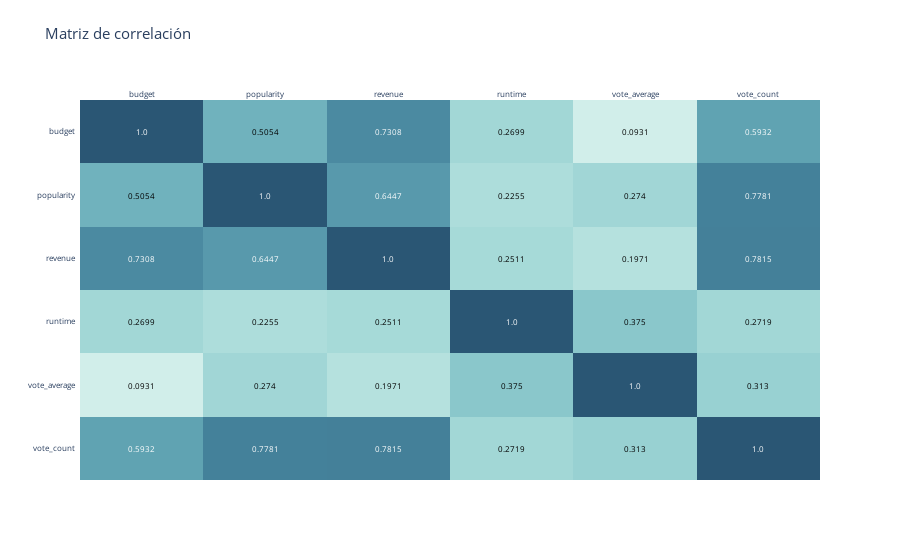

Write notebook code for a chart like this one.
### Markdown cell above
#### Matriz de correlación

https://plotly.com/python/builtin-colorscales/

### Code cell
df_num = df.select_dtypes(include='number')
corr = df_num.corr()
z = round(corr,4).values
z = np.flip(z,axis=0)

x = [x for x in df_num.columns]
y = [x for x in df_num.columns]
y.reverse()

z_text = [[str(y) for y in x] for x in z]

heatmap = ff.create_annotated_heatmap(z, x=x, y=y, annotation_text=z_text, colorscale='teal')

heatmap.update_layout(
        title = 'Matriz de correlación',
        title_y = 0.95,
        titlefont={'size': 15},
        font=dict(size=8),
        # margin=dict(
        #     l=0,
        #     r=0,
        #     b=0,
        #     t=100,
        #     pad=4
        # )
)

### Figure 1 — Plotly figure (JSON) as saved in the notebook; plotly's stock layout.template omitted (floating-point values rounded to 4 significant figures)
{"data": [{"colorscale": [[0, "rgb(209, 238, 234)"], [0.1667, "rgb(168, 219, 217)"], [0.3333, "rgb(133, 196, 201)"], [0.5, "rgb(104, 171, 184)"], [0.6667, "rgb(79, 144, 166)"], [0.8333, "rgb(59, 115, 143)"], [1, "rgb(42, 86, 116)"]], "reversescale": false, "showscale": false, "type": "heatmap", "x": ["budget", "popularity", "revenue", "runtime", "vote_average", "vote_count"], "y": ["vote_count", "vote_average", "runtime", "revenue", "popularity", "budget"], "z": [[0.5932, 0.7781, 0.7815, 0.2719, 0.313, 1], [0.0931, 0.274, 0.1971, 0.375, 1, 0.313], [0.2699, 0.2255, 0.2511, 1, 0.375, 0.2719], [0.7308, 0.6447, 1, 0.2511, 0.1971, 0.7815], [0.5054, 1, 0.6447, 0.2255, 0.274, 0.7781], [1, 0.5054, 0.7308, 0.2699, 0.0931, 0.5932]]}], "layout": {"annotations": [{"font": {"color": "#FFFFFF"}, "showarrow": false, "text": "0.5932", "x": "budget", "xref": "x", "y": "vote_count", "yref": "y"}, {"font": {"color": "#FFFFFF"}, "showarrow": false, "text": "0.7781", "x": "popularity", "xref": "x", "y": "vote_count", "yref": "y"}, {"font": {"color": "#FFFFFF"}, "showarrow": false, "text": "0.7815", "x": "revenue", "xref": "x", "y": "vote_count", "yref": "y"}, {"font": {"color": "#000000"}, "showarrow": false, "text": "0.2719", "x": "runtime", "xref": "x", "y": "vote_count", "yref": "y"}, {"font": {"color": "#000000"}, "showarrow": false, "text": "0.313", "x": "vote_average", "xref": "x", "y": "vote_count", "yref": "y"}, {"font": {"color": "#FFFFFF"}, "showarrow": false, "text": "1.0", "x": "vote_count", "xref": "x", "y": "vote_count", "yref": "y"}, {"font": {"color": "#000000"}, "showarrow": false, "text": "0.0931", "x": "budget", "xref": "x", "y": "vote_average", "yref": "y"}, {"font": {"color": "#000000"}, "showarrow": false, "text": "0.274", "x": "popularity", "xref": "x", "y": "vote_average", "yref": "y"}, {"font": {"color": "#000000"}, "showarrow": false, "text": "0.1971", "x": "revenue", "xref": "x", "y": "vote_average", "yref": "y"}, {"font": {"color": "#000000"}, "showarrow": false, "text": "0.375", "x": "runtime", "xref": "x", "y": "vote_average", "yref": "y"}, {"font": {"color": "#FFFFFF"}, "showarrow": false, "text": "1.0", "x": "vote_average", "xref": "x", "y": "vote_average", "yref": "y"}, {"font": {"color": "#000000"}, "showarrow": false, "text": "0.313", "x": "vote_count", "xref": "x", "y": "vote_average", "yref": "y"}, {"font": {"color": "#000000"}, "showarrow": false, "text": "0.2699", "x": "budget", "xref": "x", "y": "runtime", "yref": "y"}, {"font": {"color": "#000000"}, "showarrow": false, "text": "0.2255", "x": "popularity", "xref": "x", "y": "runtime", "yref": "y"}, {"font": {"color": "#000000"}, "showarrow": false, "text": "0.2511", "x": "revenue", "xref": "x", "y": "runtime", "yref": "y"}, {"font": {"color": "#FFFFFF"}, "showarrow": false, "text": "1.0", "x": "runtime", "xref": "x", "y": "runtime", "yref": "y"}, {"font": {"color": "#000000"}, "showarrow": false, "text": "0.375", "x": "vote_average", "xref": "x", "y": "runtime", "yref": "y"}, {"font": {"color": "#000000"}, "showarrow": false, "text": "0.2719", "x": "vote_count", "xref": "x", "y": "runtime", "yref": "y"}, {"font": {"color": "#FFFFFF"}, "showarrow": false, "text": "0.7308", "x": "budget", "xref": "x", "y": "revenue", "yref": "y"}, {"font": {"color": "#FFFFFF"}, "showarrow": false, "text": "0.6447", "x": "popularity", "xref": "x", "y": "revenue", "yref": "y"}, {"font": {"color": "#FFFFFF"}, "showarrow": false, "text": "1.0", "x": "revenue", "xref": "x", "y": "revenue", "yref": "y"}, {"font": {"color": "#000000"}, "showarrow": false, "text": "0.2511", "x": "runtime", "xref": "x", "y": "revenue", "yref": "y"}, {"font": {"color": "#000000"}, "showarrow": false, "text": "0.1971", "x": "vote_average", "xref": "x", "y": "revenue", "yref": "y"}, {"font": {"color": "#FFFFFF"}, "showarrow": false, "text": "0.7815", "x": "vote_count", "xref": "x", "y": "revenue", "yref": "y"}, {"font": {"color": "#000000"}, "showarrow": false, "text": "0.5054", "x": "budget", "xref": "x", "y": "popularity", "yref": "y"}, {"font": {"color": "#FFFFFF"}, "showarrow": false, "text": "1.0", "x": "popularity", "xref": "x", "y": "popularity", "yref": "y"}, {"font": {"color": "#FFFFFF"}, "showarrow": false, "text": "0.6447", "x": "revenue", "xref": "x", "y": "popularity", "yref": "y"}, {"font": {"color": "#000000"}, "showarrow": false, "text": "0.2255", "x": "runtime", "xref": "x", "y": "popularity", "yref": "y"}, {"font": {"color": "#000000"}, "showarrow": false, "text": "0.274", "x": "vote_average", "xref": "x", "y": "popularity", "yref": "y"}, {"font": {"color": "#FFFFFF"}, "showarrow": false, "text": "0.7781", "x": "vote_count", "xref": "x", "y": "popularity", "yref": "y"}, {"font": {"color": "#FFFFFF"}, "showarrow": false, "text": "1.0", "x": "budget", "xref": "x", "y": "budget", "yref": "y"}, {"font": {"color": "#000000"}, "showarrow": false, "text": "0.5054", "x": "popularity", "xref": "x", "y": "budget", "yref": "y"}, {"font": {"color": "#FFFFFF"}, "showarrow": false, "text": "0.7308", "x": "revenue", "xref": "x", "y": "budget", "yref": "y"}, {"font": {"color": "#000000"}, "showarrow": false, "text": "0.2699", "x": "runtime", "xref": "x", "y": "budget", "yref": "y"}, {"font": {"color": "#000000"}, "showarrow": false, "text": "0.0931", "x": "vote_average", "xref": "x", "y": "budget", "yref": "y"}, {"font": {"color": "#FFFFFF"}, "showarrow": false, "text": "0.5932", "x": "vote_count", "xref": "x", "y": "budget", "yref": "y"}], "font": {"size": 8}, "title": {"font": {"size": 15}, "text": "Matriz de correlación", "y": 0.95}, "xaxis": {"dtick": 1, "gridcolor": "rgb(0, 0, 0)", "side": "top", "ticks": ""}, "yaxis": {"dtick": 1, "ticks": "", "ticksuffix": "  "}}}
